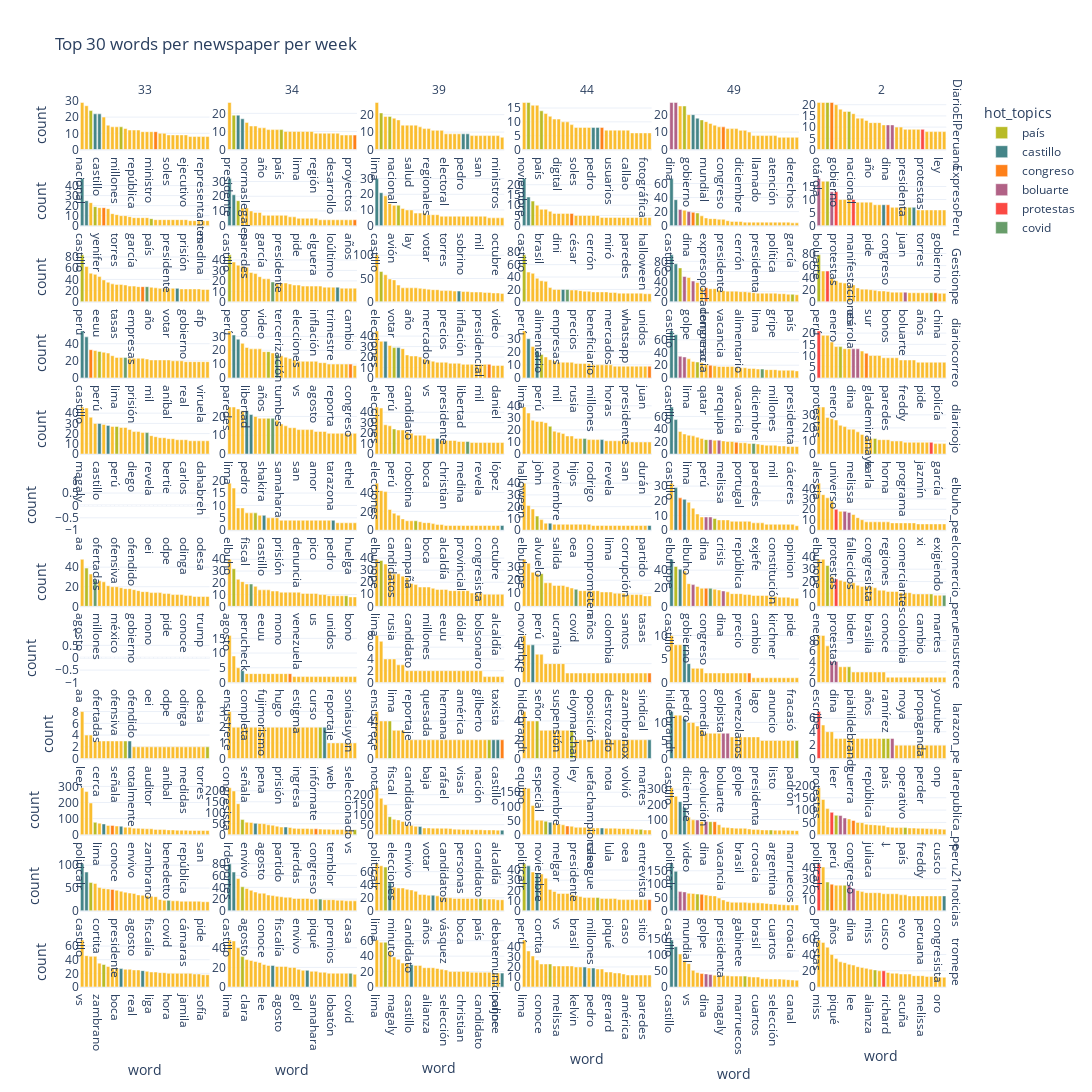

This figure's notebook cell:
### Code cell
fig = px.bar(
    top30_df,
    x="word",
    y="count",
    facet_row="newspaper",
    facet_col="week",
    color="hot_topics",
    color_discrete_sequence=gruvbox_colors,
    title="Top 30 words per newspaper per week",
    height=3200,
    width=3200
    )

fig.for_each_annotation(lambda a: a.update(text=f"{a.text.split('=')[-1]}"))
fig.update_xaxes(matches=None, showticklabels=True, categoryorder='total descending')
fig.update_yaxes(matches=None, showticklabels=True)

fig.write_html(f"{BASE_DIR}/reports/top30_bar-{TIME_STAMPS[0]}-{TIME_STAMPS[-1]}.html")

fig.show()
